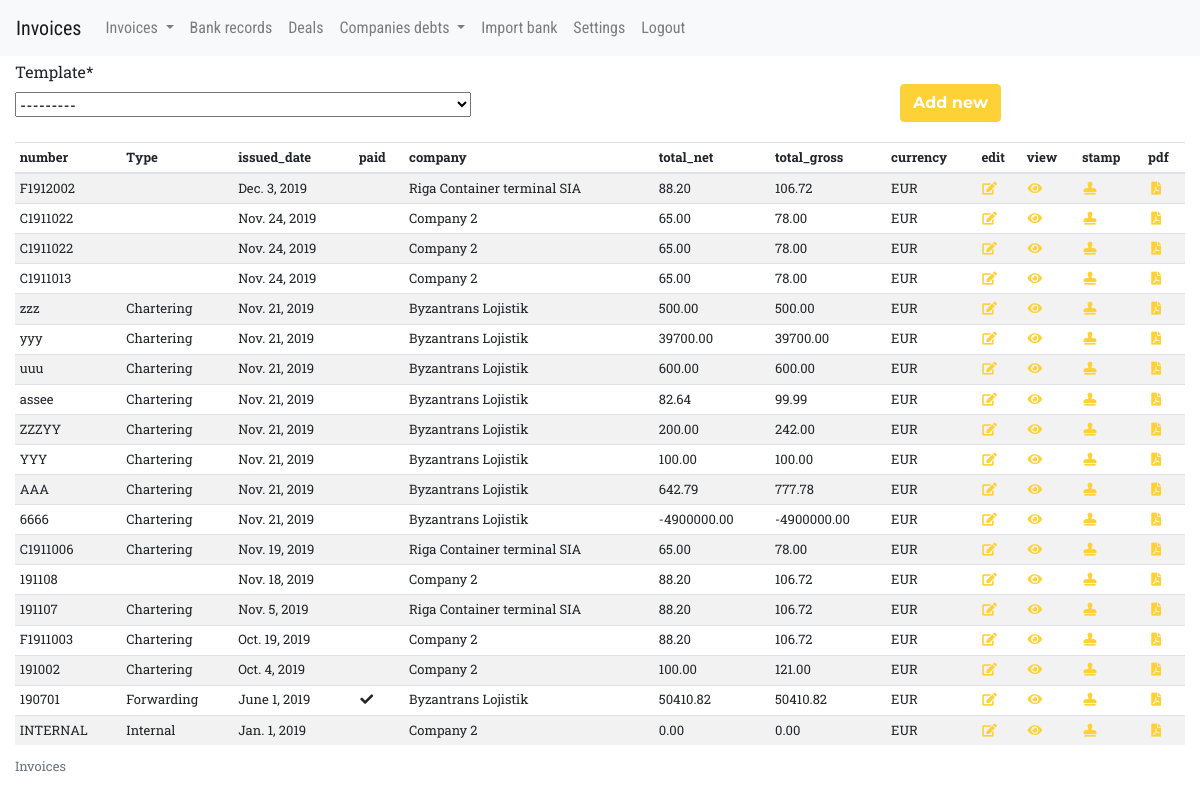
Page /invoices/ (signed in) on the earlier database version.
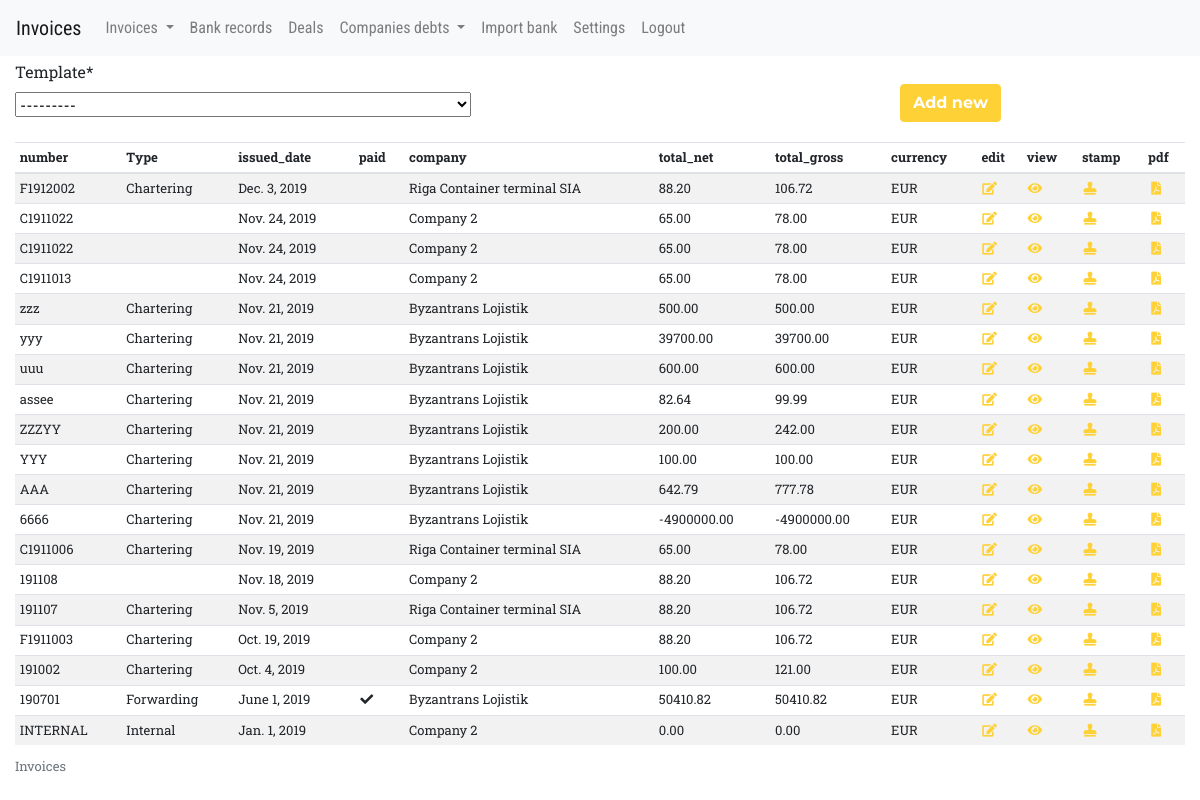
Same page on the later database version.
### invoices/models/invoice_models.py (models this page shows, shortened)
class Invoice(models.Model):
    objects = InvoiceManager()
    number = models.CharField(max_length=20)
    issued_date = models.DateField(default=date.today)
    payment_term = models.DateField(default=date.today)
    company = models.ForeignKey(Company, on_delete=models.CASCADE)
    description = models.TextField(max_length=300, blank=True,
                                   validators=[MaxLengthValidator(300)])
    total_net = models.DecimalField(default=0, max_digits=10, decimal_places=2)
    vat_percent = models.DecimalField(default=0, max_digits=6, decimal_places=2)
    total_vat = models.DecimalField(default=0, max_digits=10, decimal_places=2)
    total_gross = models.DecimalField(default=0, max_digits=10, decimal_places=2)
    total_not_paid = models.DecimalField(default=0, max_digits=10, decimal_places=2)
    advance_required = models.BooleanField(default=False)
    advance_percent = models.DecimalField(default=0, max_digits=5, decimal_places=2)
    advance_amount = models.DecimalField(default=0, max_digits=10, decimal_places=2)
    total_to_pay = models.DecimalField(default=0, max_digits=10, decimal_places=2)
    is_paid = models.BooleanField(default=False)
    is_incoming = models.BooleanField(default=False)
    is_advance = models.BooleanField(default=False)
    is_reissued = models.BooleanField(default=True)
    payment_details = models.TextField(max_length=100, blank=True,
                                   validators=[MaxLengthValidator(100)])
    currency = models.ForeignKey(Currency, related_name="invoices", on_delete=models.CASCADE,
        null=False, blank=False, default=1)
    deal = models.ForeignKey(Deal, related_name="invoices", on_delete=models.CASCADE, null=True, blank=True)
    file = models.FileField(upload_to='invoice_files/', blank=True)
    class Meta:
        ordering = ('-number', '-issued_date',)

### invoices/models/common_models.py (models this page shows, shortened)
class Company(models.Model):
    name = models.CharField(max_length=50)
    receiver_address = models.TextField(max_length=300, blank=True,
                                   validators=[MaxLengthValidator(300)])
    payment_address = models.TextField(max_length=300, blank=True,
                                   validators=[MaxLengthValidator(300)])
    country_code = models.CharField(max_length=3, blank=True,
                                   validators=[MaxLengthValidator(3)])
    eu_country = models.BooleanField(default=False)
    vat_number = models.CharField(max_length=30, blank=True, null=True,)
    invoiceNumberSignalString1 = models.CharField(max_length=50, blank=True, default='')
    invoiceNumberSignalString2 = models.CharField(max_length=50, blank=True, default='')
    invoiceNumberSkipCharacters = models.IntegerField(default=0)
    invoiceNumberStringLength = models.IntegerField(default=0)
    invoiceDateSignalString1 = models.CharField(max_length=50, blank=True, default='')
    invoiceDateSignalString2 = models.CharField(max_length=50, blank=True, default='')
    invoiceDateSkipCharacters = models.IntegerField(default=0)
    invoiceDateStringLength = models.IntegerField(default=0)
    invoiceDateStringFormat = models.CharField(max_length=20, blank=True, default='')
    invoiceAmountSignalString1 = models.CharField(max_length=50, blank=True, default='')
    invoiceAmountSignalString2 = models.CharField(max_length=50, blank=True, default='')
    invoiceAmountSkipCharacters = models.IntegerField(default=0)
    invoiceAmountStringLength = models.IntegerField(default=0)
    invoiceAmounCommaCharacter = models.CharField(max_length=3, blank=True, default='')
    class Meta:
        ordering = ('name',)
        verbose_name_plural = "companies"

### invoices/models/deal_models.py (models this page shows, shortened)
class Currency(models.Model):
    name = models.CharField(max_length=10)
    exchange_rate = models.DecimalField(default=1, max_digits=10, decimal_places=4)
    class Meta:
        ordering = ('name',)
    def __str__(self):
        return self.name

class Deal(models.Model):
    name = models.CharField(max_length=30, default="N/A D")
    started_date = models.DateField(default=date.today)
    department = models.ForeignKey(Department, related_name="deals", on_delete=models.CASCADE)
    completed_date = models.DateField(default=date.today)
    client = models.ForeignKey(Company, related_name="deals", on_delete=models.CASCADE)
    total_received = models.DecimalField(default=0, max_digits=10, decimal_places=2)
    total_invoiced = models.DecimalField(default=0, max_digits=10, decimal_places=2)
    total_balance = models.DecimalField(default=0, max_digits=10, decimal_places=2)
    class Meta:
        ordering = ('-completed_date', '-started_date', 'name',)

class Department(models.Model):
    name = models.CharField(max_length=30)

### invoices/views/basic_views.py (the view)
@login_required
def invoices_creation_index(request):
    if request.method == 'POST':
        form = TemplateChoiceForm(request.POST)
        if form.is_valid():
            template = form.cleaned_data['template']
            first_jan = date(date.today().year, 1, 1)
            count_part = Invoice.objects.filter(
                issued_date__gte=first_jan,
                deal__department=template.department,
                is_incoming=False,
            ).distinct().count()
            count_part += 1
            invoice = Invoice.objects.create_invoice_from_template(template, count_part,
                header=template.department.name[:1].upper())
            return redirect('invoices:invoice_update', invoice_id=invoice.pk)
    else:
        invoices = Invoice.objects.outgoing()[:150]
        form = TemplateChoiceForm
        context = {'invoices': invoices, 'form': form, 'returnUrl': reverse_lazy('invoices:index')}
        return render(request, "invoices/index_and_create.html", context)

### invoices/models/invoice_models.py (called while the page is built)
    def outgoing(self):
        return self.get_queryset().exclude(is_incoming=True).order_by('-issued_date', '-number')

    def __str__(self):
        return self.currency.name + ' ' + self.department.name[:3] + '-' + self.description + '-' + self.company.name + self.currency.name

### invoices/templates/invoices/index_and_create.html (shortened to what this page needs)
{% extends "invoices/local_base.html" %}
{% load static %}
{% load crispy_forms_tags %}
{% block content %}
 <div class="container-fluid">
  {% if form %}
    <div class="row mt-1">
      <div class="col-md-12">
          <form method="post">
            <div class="form-row">
            <div class="form-group col-md-9 mb-0 text-right">
              {{ form.template|as_crispy_field }}
            </div>
            <div class="form-group col-md-3 mb-0 text-left">
              <br>
              <button type="submit" class="btn btn-primary">Add new</button>
            </div>
                </div>
        </form>
      </div>
    </div>
    {% endif %}
  <div class="row">
  <div class="col-md-12" style="margin-top: 20px;">
{% if invoices %}
<table id="table_id" class="display table table-striped table-hover table-sm">
    <caption>Invoices</caption>
    <thead>
 <tr>
     <th>number</th>
     <th>Type</th>
     <th>issued_date </th>
     <th>paid</th>
     <th>company</th>
     <th>total_net</th>
     <th>total_gross</th>
     <th>currency</th>
     <th>edit</th>
     <th>view</th>
     <th>stamp</th>
     <th>pdf</th>
  </tr>
 </thead>
<tbody>
    <tr >
    {% for invoice in invoices %}
        <td>{{ invoice.number }}</td>
        <td>{{ invoice.deal.department.name }}</td>
        <td data-sort='{{ invoice.issued_date|date:"Y-m-d" }}'> {{ invoice.issued_date }}</td>
        <td>
          {% if invoice.is_paid %}
            <i class="fas fa-fw fa-check"> </i>
          {% endif %}
      </td>
        <td>{{ invoice.company.name }}</td>
        <td>{{ invoice.total_net }}</td>
        <td>{{ invoice.total_gross }}</td>
        <td>{{ invoice.currency }}</td>
        <td>
          <a href="/invoices/update/{{ invoice.id }}/">
            <i class="fas fa-fw fa-edit"> </i>
          </a>
        </td>
        <td>
          <a href="/invoices/{{ invoice.id }}/">
            <i class="fas fa-fw fa-eye"> </i>
          </a>
        </td>
        <td>
          <a href="/invoices/{{ invoice.id }}/1/">
            <i class="fas fa-fw fa-stamp"> </i>
          </a>
        </td>
        <td>
          <a href="/invoices/print/{{ invoice.id }}/">
            <i class="fas fa-fw fa-file-pdf"> </i>
          </a>
        </td>
    </tr>
   {% endfor %}
</tbody>
    </table>
{% else %}
    <p>No invoices are available.</p>
{% endif %}
</div>
</div>
</div>
  {% endblock content %}

Differences in the rows shown:
changed Invoice "Dec. 3, 2019": deal.department.name (not shown) → "Chartering"
